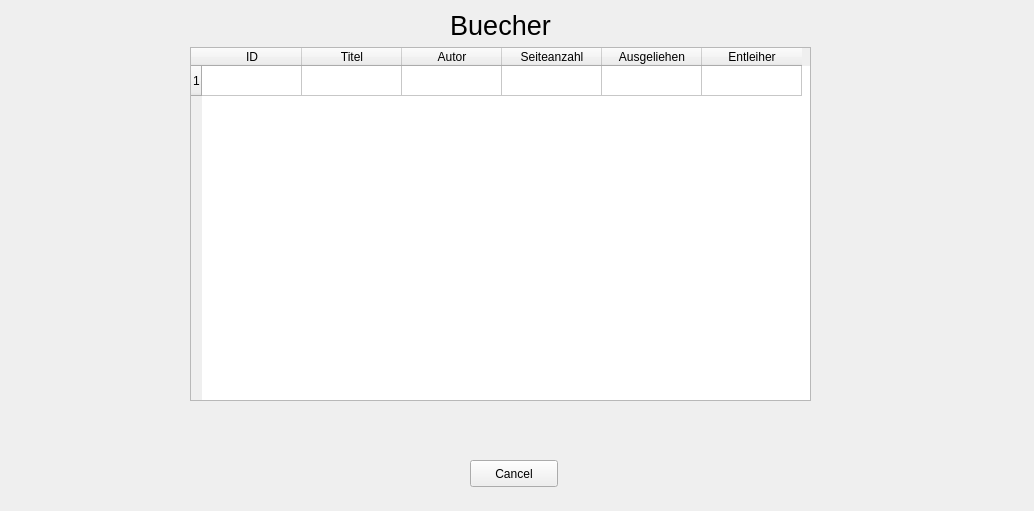
<?xml version="1.0" encoding="UTF-8"?>
<ui version="4.0">
 <class>Anzeige_Dialog</class>
 <widget class="QDialog" name="Anzeige_Dialog">
  <property name="geometry">
   <rect>
    <x>0</x>
    <y>0</y>
    <width>1034</width>
    <height>511</height>
   </rect>
  </property>
  <property name="windowTitle">
   <string>Dialog</string>
  </property>
  <widget class="QDialogButtonBox" name="buttonBox">
   <property name="geometry">
    <rect>
     <x>250</x>
     <y>600</y>
     <width>341</width>
     <height>32</height>
    </rect>
   </property>
   <property name="orientation">
    <enum>Qt::Horizontal</enum>
   </property>
   <property name="standardButtons">
    <set>QDialogButtonBox::Cancel|QDialogButtonBox::Ok</set>
   </property>
  </widget>
  <widget class="QPushButton" name="cancel_button">
   <property name="geometry">
    <rect>
     <x>470</x>
     <y>460</y>
     <width>88</width>
     <height>27</height>
    </rect>
   </property>
   <property name="text">
    <string>Cancel</string>
   </property>
  </widget>
  <widget class="QWidget" name="">
   <property name="geometry">
    <rect>
     <x>190</x>
     <y>10</y>
     <width>621</width>
     <height>391</height>
    </rect>
   </property>
   <layout class="QGridLayout" name="gridLayout">
    <item row="1" column="0">
     <widget class="QTableWidget" name="table">
      <property name="rowCount">
       <number>1</number>
      </property>
      <property name="columnCount">
       <number>6</number>
      </property>
      <row/>
      <column>
       <property name="text">
        <string>ID</string>
       </property>
      </column>
      <column>
       <property name="text">
        <string>Titel</string>
       </property>
      </column>
      <column>
       <property name="text">
        <string>Autor</string>
       </property>
      </column>
      <column>
       <property name="text">
        <string>Seiteanzahl</string>
       </property>
      </column>
      <column>
       <property name="text">
        <string>Ausgeliehen</string>
       </property>
      </column>
      <column>
       <property name="text">
        <string>Entleiher</string>
       </property>
      </column>
     </widget>
    </item>
    <item row="0" column="0">
     <widget class="QLabel" name="label">
      <property name="font">
       <font>
        <pointsize>20</pointsize>
       </font>
      </property>
      <property name="text">
       <string>Buecher</string>
      </property>
      <property name="alignment">
       <set>Qt::AlignCenter</set>
      </property>
     </widget>
    </item>
   </layout>
  </widget>
 </widget>
 <resources/>
 <connections>
  <connection>
   <sender>buttonBox</sender>
   <signal>accepted()</signal>
   <receiver>Anzeige_Dialog</receiver>
   <slot>accept()</slot>
   <hints>
    <hint type="sourcelabel">
     <x>248</x>
     <y>254</y>
    </hint>
    <hint type="destinationlabel">
     <x>157</x>
     <y>274</y>
    </hint>
   </hints>
  </connection>
  <connection>
   <sender>buttonBox</sender>
   <signal>rejected()</signal>
   <receiver>Anzeige_Dialog</receiver>
   <slot>reject()</slot>
   <hints>
    <hint type="sourcelabel">
     <x>316</x>
     <y>260</y>
    </hint>
    <hint type="destinationlabel">
     <x>286</x>
     <y>274</y>
    </hint>
   </hints>
  </connection>
 </connections>
</ui>
